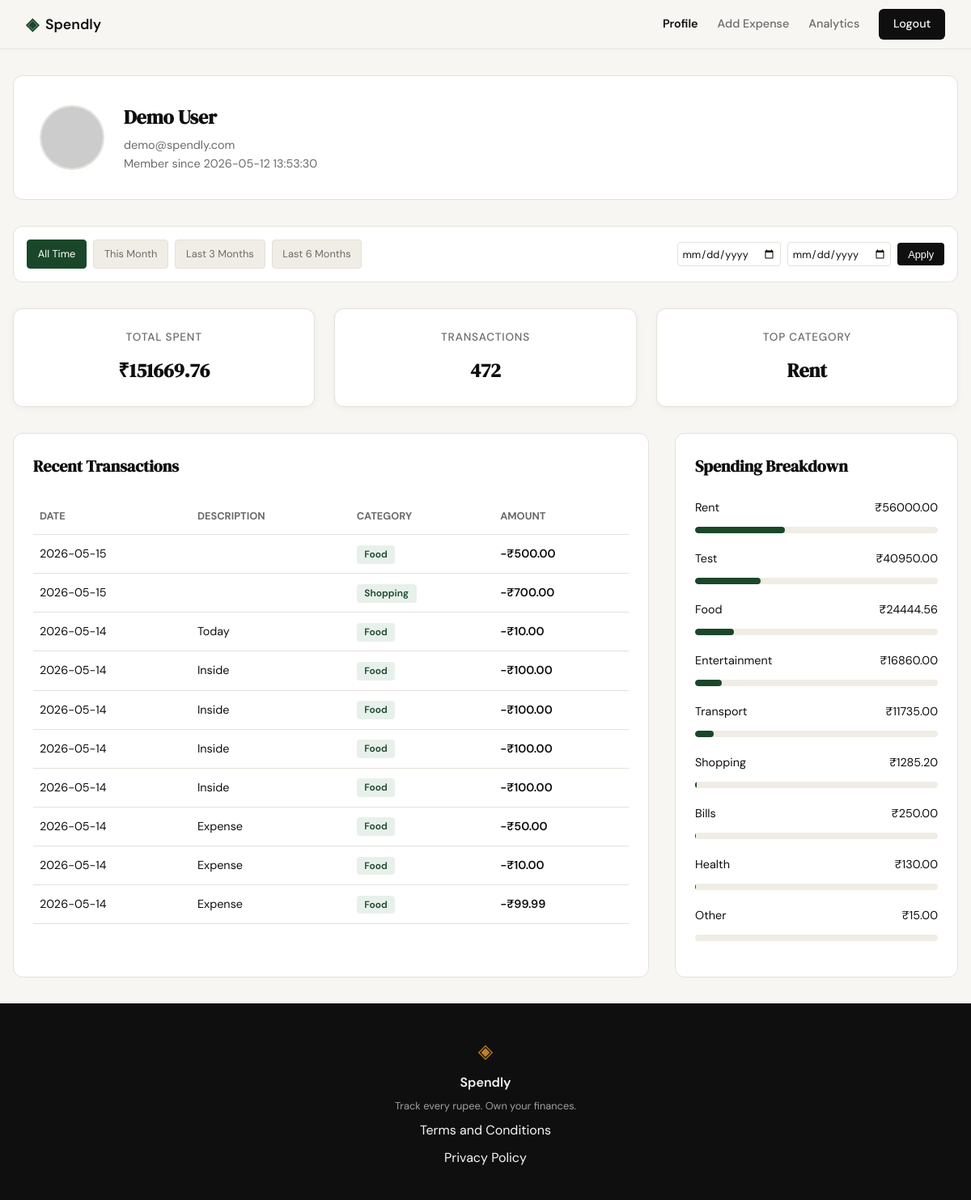
Screenshot of /profile (signed in) with the database file from the repository.
### tables this page shows
CREATE TABLE users (
            id INTEGER PRIMARY KEY AUTOINCREMENT,
            name TEXT NOT NULL,
            email TEXT UNIQUE NOT NULL,
            password_hash TEXT NOT NULL,
            created_at TEXT DEFAULT (datetime('now'))
        );

CREATE TABLE expenses (
            id INTEGER PRIMARY KEY AUTOINCREMENT,
            user_id INTEGER NOT NULL,
            amount REAL NOT NULL,
            category TEXT NOT NULL,
            date TEXT NOT NULL,
            description TEXT,
            created_at TEXT DEFAULT (datetime('now')),
            FOREIGN KEY (user_id) REFERENCES users (id)
        );

### app.py (the view)
@app.route("/profile")
@login_required
def profile():
    user_id = session.get("user_id")
    date_from = request.args.get("date_from")
    date_to = request.args.get("date_to")
    def validate_date(d):
        if not d: return None
        try:
            return datetime.strptime(d, "%Y-%m-%d").date().isoformat()
        except ValueError:
            return None
    date_from = validate_date(date_from)
    date_to = validate_date(date_to)
    if date_from and date_to and date_from > date_to:
        flash("Start date must be before end date.")
        date_from = date_to = None
    db = get_db()
    user_row = db.execute(
        "SELECT name, email, created_at FROM users WHERE id = ?",
        (user_id,)
    ).fetchone()
    stats_row = get_summary_stats(user_id, date_from, date_to)
    total_spent_val = stats_row["total_spent"] if stats_row and stats_row["total_spent"] is not None else 0.0
    transaction_count = stats_row["transaction_count"] if stats_row else 0
    categories_rows = get_category_breakdown(user_id, date_from, date_to)
    category_breakdown = []
    top_category = "N/A"
    for i, row in enumerate(categories_rows):
        category = row["category"]
        amount = row["total"]
        percentage = (amount / total_spent_val * 100) if total_spent_val > 0 else 0
        if i == 0:
            top_category = category
        category_breakdown.append({
            "category": category,
            "amount": f"₹{amount:.2f}",
            "percentage": round(percentage, 1)
        })
    transactions_rows = get_recent_transactions(user_id, date_from=date_from, date_to=date_to)
    user_profile = {
        "user": {
            "name": user_row["name"],
            "email": user_row["email"],
            "join_date": user_row["created_at"],
            "avatar": f"https://api.dicebear.com/7.x/avataaars/svg?seed={user_row['name']}"
        },
        "stats": {
            "total_spent": f"₹{total_spent_val:.2f}",
            "transaction_count": transaction_count,
            "top_category": top_category
        },
        "category_breakdown": category_breakdown,
        "transactions": [
            {
                "date": row["date"],
                "description": row["description"],
                "category": row["category"],
                "amount": f"-₹{row['amount']:.2f}"
            }
            for row in transactions_rows
        ]
    }
    today = date.today()
    this_month_start = today.replace(day=1).isoformat()
    this_month_end = today.isoformat()
    last_3m_start = (today - relativedelta(months=3)).isoformat()
    last_3m_end = today.isoformat()
    last_6m_start = (today - relativedelta(months=6)).isoformat()
    last_6m_end = today.isoformat()
    return render_template(
        "profile.html",
        profile=user_profile,
        date_from=date_from,
        date_to=date_to,
        this_month_start=this_month_start,
        this_month_end=this_month_end,
        last_3m_start=last_3m_start,
        last_3m_end=last_3m_end,
        last_6m_start=last_6m_start,
        last_6m_end=last_6m_end
    )

### app.py (called while the page is built)
def login_required(f):
    @wraps(f)
    def decorated_function(*args, **kwargs):
        if session.get("user_id") is None:
            return redirect(url_for("login"))
        return f(*args, **kwargs)
    return decorated_function

### database/db.py (called while the page is built)
def get_db():
    if 'db' not in g:
        g.db = sqlite3.connect(current_app.config['DATABASE'])
        g.db.row_factory = sqlite3.Row
        g.db.execute("PRAGMA foreign_keys = ON")
    return g.db

### database/queries.py (called while the page is built)
def get_summary_stats(user_id, date_from=None, date_to=None):
    db = get_db()
    query = "SELECT SUM(amount) as total_spent, COUNT(id) as transaction_count FROM expenses WHERE user_id = ?"
    params = [user_id]
    if date_from and date_to:
        query += " AND date BETWEEN ? AND ?"
        params.extend([date_from, date_to])
    row = db.execute(query, params).fetchone()
    return row

def get_recent_transactions(user_id, limit=10, date_from=None, date_to=None):
    db = get_db()
    query = "SELECT date, description, category, amount FROM expenses WHERE user_id = ?"
    params = [user_id]
    if date_from and date_to:
        query += " AND date BETWEEN ? AND ?"
        params.extend([date_from, date_to])
    query += " ORDER BY date DESC LIMIT ?"
    params.append(limit)
    rows = db.execute(query, params).fetchall()
    return rows

def get_category_breakdown(user_id, date_from=None, date_to=None):
    db = get_db()
    query = "SELECT category, SUM(amount) as total FROM expenses WHERE user_id = ?"
    params = [user_id]
    if date_from and date_to:
        query += " AND date BETWEEN ? AND ?"
        params.extend([date_from, date_to])
    query += " GROUP BY category ORDER BY total DESC"
    rows = db.execute(query, params).fetchall()
    return rows

### templates/profile.html (shortened to what this page needs)
{% extends "base.html" %}
{% block content %}
<link rel="stylesheet" href="{{ url_for('static', filename='css/profile.css') }}">
<div class="profile-container">
    <div class="profile-header-card">
        <img src="{{ profile.user.avatar }}" alt="User Avatar" class="profile-avatar">
        <div class="profile-info">
            <h2>{{ profile.user.name }}</h2>
            <p>{{ profile.user.email }}</p>
            <p>Member since {{ profile.user.join_date }}</p>
        </div>
    </div>
    <div class="filter-bar">
        <div class="filter-presets">
            <a href="{{ url_for('profile', date_from='', date_to='') }}"
               class="preset-btn {{ 'active' if not date_from and not date_to }}">All Time</a>
            <a href="{{ url_for('profile', date_from=this_month_start, date_to=this_month_end) }}"
               class="preset-btn {{ 'active' if date_from == this_month_start and date_to == this_month_end }}">This Month</a>
            <a href="{{ url_for('profile', date_from=last_3m_start, date_to=last_3m_end) }}"
               class="preset-btn {{ 'active' if date_from == last_3m_start and date_to == last_3m_end }}">Last 3 Months</a>
            <a href="{{ url_for('profile', date_from=last_6m_start, date_to=last_6m_end) }}"
               class="preset-btn {{ 'active' if date_from == last_6m_start and date_to == last_6m_end }}">Last 6 Months</a>
        </div >
        <form class="custom-range" method="GET" action="{{ url_for('profile') }}">
            <input type="date" name="date_from" value="{{ date_from or '' }}" placeholder="From">
            <input type="date" name="date_to" value="{{ date_to or '' }}" placeholder="To">
            <button type="submit" class="apply-btn">Apply</button>
        </form>
    </div>
    <div class="stats-grid">
        <div class="stat-card">
            <span class="stat-label">Total Spent</span>
            <span class="stat-value">{{ profile.stats.total_spent }}</span>
        </div>
        <div class="stat-card">
            <span class="stat-label">Transactions</span>
            <span class="stat-value">{{ profile.stats.transaction_count }}</span>
        </div>
        <div class="stat-card">
            <span class="stat-label">Top Category</span>
            <span class="stat-value">{{ profile.stats.top_category }}</span>
        </div>
    </div>
    <div class="dashboard-grid">
        <div class="data-card">
            <h3 class="card-title">Recent Transactions</h3>
            <table class="transaction-table">
                <thead>
                    <tr>
                        <th>Date</th>
                        <th>Description</th>
                        <th>Category</th>
                        <th>Amount</th>
                    </tr>
                </thead>
                <tbody>
                    {% for tx in profile.transactions %}
                    <tr>
                        <td>{{ tx.date }}</td>
                        <td>{{ tx.description }}</td>
                        <td><span class="category-badge">{{ tx.category }}</span></td>
                        <td class="amount-neg">{{ tx.amount }}</td>
                    </tr>
                    {% endfor %}
                </tbody>
            </table>
        </div>
        <div class="data-card">
            <h3 class="card-title">Spending Breakdown</h3>
            <div class="category-list">
                {% for cat in profile.category_breakdown %}
                <div class="category-item">
                    <div class="category-info">
                        <span>{{ cat.category }}</span>
                        <span>{{ cat.amount }}</span>
                    </div>
                    <div class="category-bar-container">
                        <div class="category-bar" style="width: {{ cat.percentage }}%;"></div>
                    </div>
                </div>
                {% endfor %}
            </div>
        </div>
    </div>
</div>
{% endblock %}

### static/css/style.css (style rules this page uses)
:root { --ink: #0f0f0f; --ink-soft: #2d2d2d; --ink-muted: #6b6b6b; --ink-faint: #a0a0a0; --paper: #f7f6f3; --paper-warm: #f0ede6; --paper-card: #ffffff; --accent: #1a472a; --accent-light: #e8f0eb; --accent-2: #c17f24; --accent-2-light: #fdf3e3; --danger: #c0392b; --danger-light: #fdecea; --border: #e4e1da; --border-soft: #eeebe4; --font-display: 'DM Serif Display', Georgia, serif; --font-body: 'DM Sans', system-ui, sans-serif; --max-width: 1200px; --auth-width: 440px; --radius-sm: 6px; --radius-md: 12px; --radius-lg: 20px; }
*, *::before, *::after { box-sizing: border-box; margin: 0; padding: 0; }
html { font-size: 16px; scroll-behavior: smooth; }
body { background: var(--paper); color: var(--ink); font-family: var(--font-body); font-size: 1rem; line-height: 1.6; -webkit-font-smoothing: antialiased; }
a { color: inherit; text-decoration: none; }
.stat-card { background: var(--paper-card); border-radius: var(--radius-md); padding: 1rem; display: flex; flex-direction: column; gap: 0.25rem; box-shadow: 0 2px 8px rgba(0,0,0,0.04); }
.stat-label { font-size: 0.7rem; font-weight: 500; color: var(--ink-muted); text-transform: uppercase; letter-spacing: 0.04em; }
.stat-value { font-family: var(--font-display); font-size: 1.1rem; color: var(--ink); }
.category-bar { height: 100%; border-radius: 999px; transition: width 0.6s ease; }

### static/css/profile.css (style rules this page uses)
.filter-bar { background: var(--paper-card); border: 1px solid var(--border); border-radius: var(--radius-md); padding: 1rem; margin-bottom: 2rem; display: flex; flex-wrap: wrap; align-items: center; justify-content: space-between; gap: 1rem; }
.filter-presets { display: flex; gap: 0.5rem; flex-wrap: wrap; }
.preset-btn { padding: 0.4rem 0.8rem; border: 1px solid var(--border); border-radius: 4px; background: var(--paper-warm); color: var(--ink-muted); text-decoration: none; font-size: 0.8rem; transition: all 0.2s ease; }
.preset-btn.active { background: var(--accent); color: white; border-color: var(--accent); }
.custom-range { display: flex; align-items: center; gap: 0.5rem; }
.custom-range input { padding: 0.3rem; border: 1px solid var(--border); border-radius: 4px; font-size: 0.8rem; color: var(--ink); background-color: var(--paper-card); font-family: inherit; }
.apply-btn { padding: 0.4rem 0.8rem; background: var(--ink); color: white; border: none; border-radius: 4px; cursor: pointer; font-size: 0.8rem; }

### rows the page displays
users: user.name "Demo User", user.email "demo@spendly.com", user.join_date "2026-05-12 13:53:30"
expenses: date "2026-05-15", category "Food", amount "-₹500.00"
expenses: date "2026-05-15", category "Shopping", amount "-₹700.00"
expenses: date "2026-05-14", description "Today", category "Food", amount "-₹10.00"
expenses: date "2026-05-14", description "Inside", category "Food", amount "-₹100.00"
expenses: date "2026-05-14", description "Inside", category "Food", amount "-₹100.00"
expenses: date "2026-05-14", description "Inside", category "Food", amount "-₹100.00"
expenses: date "2026-05-14", description "Inside", category "Food", amount "-₹100.00"
expenses: date "2026-05-14", description "Expense", category "Food", amount "-₹50.00"
expenses: date "2026-05-14", description "Expense", category "Food", amount "-₹10.00"
expenses: date "2026-05-14", description "Expense", category "Food", amount "-₹99.99"

### other values shown
{{ profile.stats.total_spent }} "₹151669.76"
{{ profile.stats.transaction_count }} "472"
{{ profile.stats.top_category }} "Rent"
{{ cat.category }} "Rent" "Test" "Food" "Entertainment" "Transport" "Shopping" "Bills" "Health" "Other"
{{ cat.amount }} "₹56000.00" "₹40950.00" "₹24444.56" "₹16860.00" "₹11735.00" "₹1285.20" "₹250.00" "₹130.00" "₹15.00"
